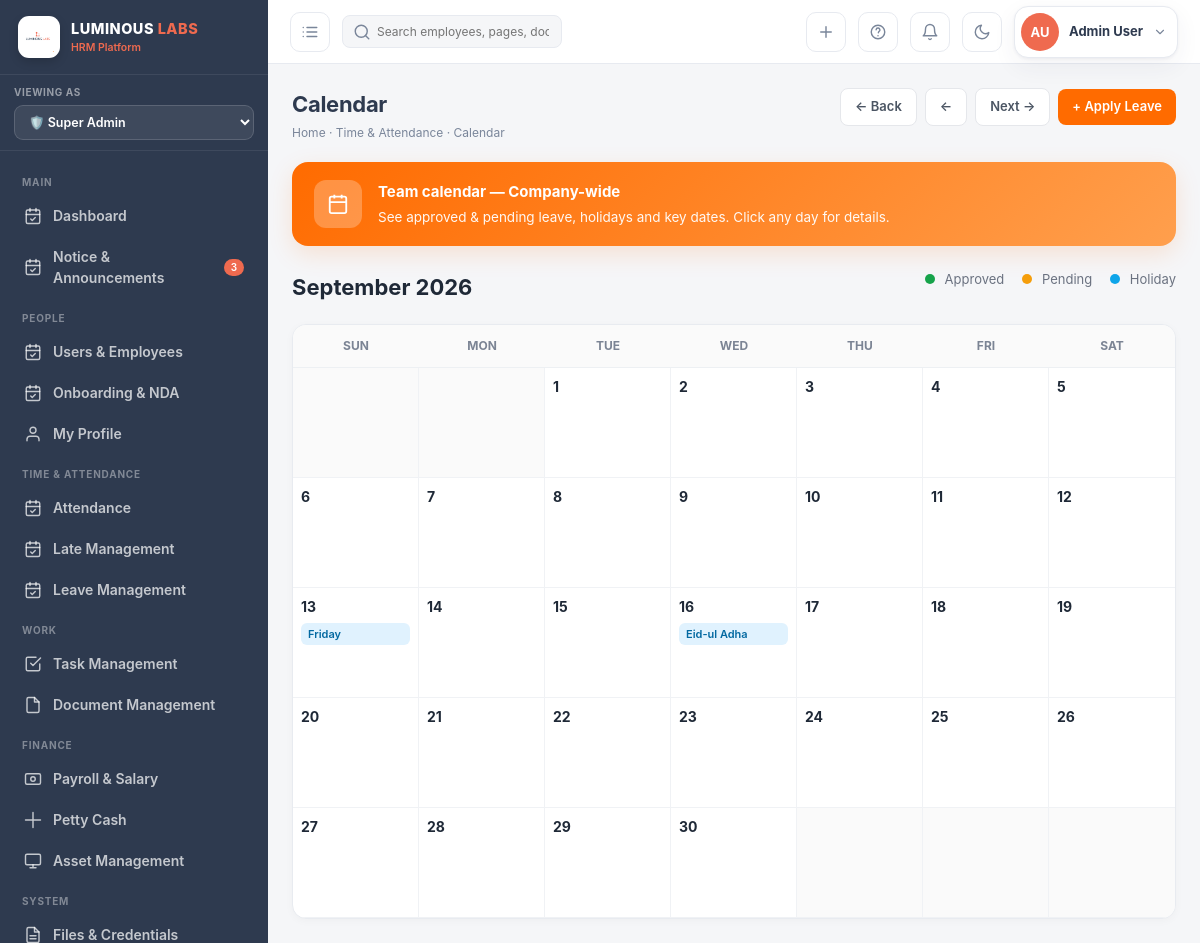
Screenshot of /calendar/?year=2026&month=9&view_role=super_admin (signed in) with the database file from the repository.
### hrm_app/models.py (models this page shows, shortened)
class User(AbstractUser):
    role = models.CharField(max_length=20, choices=Role.choices, default=Role.EMPLOYEE)
    groups = models.ManyToManyField(Group, related_name='hrm_users', blank=True)
    user_permissions = models.ManyToManyField(
        Permission,
        related_name='hrm_user_permissions',
        blank=True,
    )

class Employee(models.Model):
    STATUS_CHOICES = [
        ('Active',    'Active'),
        ('On Leave',  'On Leave'),
        ('Probation', 'Probation'),
        ('Inactive',  'Inactive'),
    ]
    user        = models.OneToOneField(User, on_delete=models.CASCADE, related_name='employee')
    emp_id      = models.CharField(max_length=20, unique=True)
    phone       = models.CharField(max_length=20, blank=True)
    department  = models.ForeignKey(Department, null=True, on_delete=models.SET_NULL)
    designation = models.ForeignKey(Designation, null=True, on_delete=models.SET_NULL)
    shift       = models.ForeignKey(Shift, null=True, blank=True, on_delete=models.SET_NULL)
    join_date   = models.DateField(default=timezone.now)
    status      = models.CharField(max_length=20, choices=STATUS_CHOICES, default='Active')
    salary      = models.DecimalField(max_digits=10, decimal_places=2, default=0)
    avatar_color = models.CharField(max_length=10, default='#ef6a4f')
    avatar_initials = models.CharField(max_length=4, blank=True)
    address     = models.TextField(blank=True)
    nid         = models.CharField(max_length=30, blank=True, verbose_name='NID / Passport')
    blood_group = models.CharField(max_length=5, blank=True)
    emergency_contact = models.CharField(max_length=100, blank=True)
    class Meta:
        ordering = ['emp_id']

class Holiday(models.Model):
    TYPE_CHOICES = [('Public', 'Public'), ('Religious', 'Religious'), ('Optional', 'Optional')]
    date  = models.DateField(unique=True)
    name  = models.CharField(max_length=200)
    htype = models.CharField(max_length=15, choices=TYPE_CHOICES, default='Public')
    class Meta:
        ordering = ['date']

### hrm_app/views.py (the view, shortened to what this page needs)
# urls.py: path('calendar/', views.calendar_view, name='calendar_view'),
@login_required
def calendar_view(request):
    if not has_permission(request.user, "calendar", "view"):
        messages.error(request, "You don't have permission to access Calendar.")
        return redirect("dashboard")
    today = date.today()
    month = int(request.GET.get('month', today.month))
    year  = int(request.GET.get('year', today.year))
    if month < 1:
        month = 12
        year -= 1
    elif month > 12:
        month = 1
        year += 1
    if month == 1:
        prev_month, prev_year = 12, year - 1
    else:
        prev_month, prev_year = month - 1, year
    if month == 12:
        next_month, next_year = 1, year + 1
    else:
        next_month, next_year = month + 1, year
    leaves = LeaveRequest.objects.filter(
        status__in=['Approved', 'Pending'],
        from_date__year=year,
        from_date__month=month
    ).select_related('employee__user')
    holidays = Holiday.objects.filter(date__year=year, date__month=month)
    cal = calendar.Calendar(firstweekday=6)  # Sunday first
    month_days = []
    for week in cal.monthdayscalendar(year, month):
        week_data = []
        for day in week:
            if day == 0:
                week_data.append({'day': 0})
                continue
            day_leaves = []
            day_holidays = [
                {'name': h.name}
                for h in holidays
                if h.date.day == day
            ]
            week_data.append({
                'day': day,
                'is_today': (day == today.day and month == today.month and year == today.year),
                'leaves': day_leaves,
                'holidays': day_holidays,
            })
        month_days.append(week_data)
    return render(request, 'hrm/calendar.html', _ctx(
        request,
        month=month,
        year=year,
        month_name=calendar.month_name[month],
        prev_month=prev_month,
        prev_year=prev_year,
        next_month=next_month,
        next_year=next_year,
        month_days=month_days,
    ))

### hrm_app/templates/hrm/calendar.html (shortened to what this page needs)
{% extends 'hrm/base.html' %}
{% block content %}
<div class="page-head">
  <div>
    <h1>Calendar</h1>
    <div class="crumb">Home · Time & Attendance · Calendar</div>
  </div>
  <div class="cal-nav">
    <a href="javascript:history.back()">← Back</a>
    <a href="?year={{ prev_year }}&month={{ prev_month }}{% if view_role %}&view_role={{ view_role }}{% endif %}">←</a>
    <a href="?year={{ next_year }}&month={{ next_month }}{% if view_role %}&view_role={{ view_role }}{% endif %}">Next →</a>
    <a href="{% url 'leave_apply' %}{% if view_role %}?view_role={{ view_role }}{% endif %}" class="btn-apply">+ Apply Leave</a>
  </div>
</div>
<div class="cal-banner">
  <div class="cal-banner-icon">
    <svg width="22" height="22" viewBox="0 0 24 24" fill="none" stroke="currentColor" stroke-width="2">
      <rect x="3" y="4" width="18" height="18" rx="2"/>
      <path d="M16 2v4M8 2v4M3 10h18"/>
    </svg>
  </div>
  <div>
    <div style="font-weight:700; font-size:15px;">Team calendar — Company-wide</div>
    <div style="font-size:13.5px; opacity:0.95; margin-top:3px;">
      See approved & pending leave, holidays and key dates. Click any day for details.
    </div>
  </div>
</div>
<div class="cal-top">
  <div class="cal-month-title">{{ month_name }} {{ year }}</div>
  <div class="cal-legend">
    <span><span class="legend-dot" style="background:#16a34a"></span> Approved</span>
    <span><span class="legend-dot" style="background:#f59e0b"></span> Pending</span>
    <span><span class="legend-dot" style="background:#0ea5e9"></span> Holiday</span>
  </div>
</div>
<div class="calendar-grid">
  <div class="cal-weekdays">
    <div class="cal-weekday">Sun</div>
    <div class="cal-weekday">Mon</div>
    <div class="cal-weekday">Tue</div>
    <div class="cal-weekday">Wed</div>
    <div class="cal-weekday">Thu</div>
    <div class="cal-weekday">Fri</div>
    <div class="cal-weekday">Sat</div>
  </div>
  <div class="cal-days">
    {% for week in month_days %}
      {% for day in week %}
        <div class="cal-day {% if day.day == 0 %}empty{% endif %} {% if day.is_today %}today{% endif %}">
          {% if day.day != 0 %}
            <div class="day-number">{{ day.day }}</div>
            {% for holiday in day.holidays %}
              <div class="leave-chip leave-holiday">
                {{ holiday.name }}
              </div>
            {% endfor %}
          {% endif %}
        </div>
      {% endfor %}
    {% endfor %}
  </div>
</div>
{% endblock %}

### hrm_app/templates/hrm/base.html (shortened to what this page needs)
{% load static %}
<!DOCTYPE html>
<html lang="en">
<head>
</head>
<body>
<div class="app">
  <aside class="sidebar" id="sidebar">
    <div class="brand">
      <div class="logobox">
        <img src="{% static 'logo.png' %}" alt="Luminous Labs" style="width:30px;height:30px">
      </div>
      <div><b>LUMINOUS <span style="color:var(--brand)">LABS</span></b><small>HRM Platform</small></div>
    </div>
    <div class="rolebar">
      <small>Viewing as</small>
      <select id="roleSwitcher" onchange="switchRole(this.value)">
        <option value="super_admin" {% if view_role == 'super_admin' %}selected{% endif %}>🛡️ Super Admin</option>
      </select>
    </div>
<nav class="nav">
{% block nav %}
{% with current_url=request.resolver_match.url_name %}
{% if view_role == 'super_admin' %}
  {% if user.role == "super_admin" or 'dashboard' in allowed_menus %}
  <div class="group">Main</div>
  <a class="item {% if current_url == 'dashboard' %}active{% endif %}" href="{% url 'dashboard' %}{% if view_role %}?view_role={{ view_role }}{% endif %}">
    <svg class="ico" viewBox="0 0 24 24"><rect x="3" y="4" width="18" height="18" rx="2"/><path d="M16 2v4M8 2v4M3 10h18"/><path d="M9 16l2 2 4-4"/></svg>
    Dashboard
  </a>
  {% endif %}
  {% if user.role == "super_admin" or 'notice' in allowed_menus %}
  <a class="item {% if 'notice' in current_url %}active{% endif %}" href="{% url 'notice_list' %}{% if view_role %}?view_role={{ view_role }}{% endif %}">
    <svg class="ico" viewBox="0 0 24 24"><rect x="3" y="4" width="18" height="18" rx="2"/><path d="M16 2v4M8 2v4M3 10h18"/><path d="M9 16l2 2 4-4"/></svg>
    Notice & Announcements
    <span class="badge">{{ unread_notices|default:3 }}</span>
  </a>
  {% endif %}
  {% if user.role == "super_admin" or 'users' in allowed_menus or 'onboarding' in allowed_menus or 'profile' in allowed_menus %}
  <div class="group">People</div>
  {% endif %}
  {% if user.role == "super_admin" or 'users' in allowed_menus %}
  <a class="item {% if current_url == 'user_list' %}active{% endif %}" href="{% url 'user_list' %}{% if view_role %}?view_role={{ view_role }}{% endif %}">
    <svg class="ico" viewBox="0 0 24 24"><rect x="3" y="4" width="18" height="18" rx="2"/><path d="M16 2v4M8 2v4M3 10h18"/><path d="M9 16l2 2 4-4"/></svg>
    Users & Employees
  </a>
  {% endif %}
  {% if user.role == "super_admin" or 'onboarding' in allowed_menus %}
  <a class="item {% if current_url == 'onboarding_list' %}active{% endif %}" href="{% url 'onboarding_list' %}{% if view_role %}?view_role={{ view_role }}{% endif %}">
    <svg class="ico" viewBox="0 0 24 24"><rect x="3" y="4" width="18" height="18" rx="2"/><path d="M16 2v4M8 2v4M3 10h18"/><path d="M9 16l2 2 4-4"/></svg>
    Onboarding & NDA
  </a>
  {% endif %}
  {% if user.role == "super_admin" or 'profile' in allowed_menus %}
  <a class="item {% if current_url == 'my_profile' or current_url == 'user_detail' and is_my_profile %}active{% endif %}" href="{% url 'my_profile' %}{% if view_role %}?view_role={{ view_role }}{% endif %}">
    <svg class="ico" viewBox="0 0 24 24"><path d="M20 21v-2a4 4 0 00-4-4H8a4 4 0 00-4 4v2"/><circle cx="12" cy="7" r="4"/></svg>
    My Profile
  </a>
  {% endif %}
  {% if user.role == "super_admin" or 'attendance' in allowed_menus or 'late' in allowed_menus or 'leave' in allowed_menus %}
  <div class="group">Time & Attendance</div>
  {% endif %}
  {% if user.role == "super_admin" or 'attendance' in allowed_menus %}
  <a class="item {% if current_url == 'attendance_list' %}active{% endif %}" href="{% url 'attendance_list' %}{% if view_role %}?view_role={{ view_role }}{% endif %}">
    <svg class="ico" viewBox="0 0 24 24"><rect x="3" y="4" width="18" height="18" rx="2"/><path d="M16 2v4M8 2v4M3 10h18"/><path d="M9 16l2 2 4-4"/></svg>
    Attendance
  </a>
  {% endif %}
  {% if user.role == "super_admin" or 'late' in allowed_menus %}
  <a class="item {% if current_url == 'late_list' %}active{% endif %}" href="{% url 'late_list' %}{% if view_role %}?view_role={{ view_role }}{% endif %}">
    <svg class="ico" viewBox="0 0 24 24"><rect x="3" y="4" width="18" height="18" rx="2"/><path d="M16 2v4M8 2v4M3 10h18"/><path d="M9 16l2 2 4-4"/></svg>
    Late Management
  </a>
  {% endif %}
  {% if user.role == "super_admin" or 'leave' in allowed_menus %}
  <a class="item {% if current_url == 'leave_list' %}active{% endif %}" href="{% url 'leave_list' %}{% if view_role %}?view_role={{ view_role }}{% endif %}">
    <svg class="ico" viewBox="0 0 24 24"><rect x="3" y="4" width="18" height="18" rx="2"/><path d="M16 2v4M8 2v4M3 10h18"/><path d="M9 16l2 2 4-4"/></svg>
    Leave Management
  </a>
  {% endif %}
  {% if user.role == "super_admin" or 'tasks' in allowed_menus or 'documents' in allowed_menus %}
  <div class="group">Work</div>
  {% endif %}
  {% if user.role == "super_admin" or 'tasks' in allowed_menus %}
  <a class="item {% if current_url == 'task_list' %}active{% endif %}" href="{% url 'task_list' %}{% if view_role %}?view_role={{ view_role }}{% endif %}">
    <svg class="ico" viewBox="0 0 24 24"><path d="M9 11l3 3L22 4"/><path d="M21 12v7a2 2 0 01-2 2H5a2 2 0 01-2-2V5a2 2 0 012-2h11"/></svg>
    Task Management
  </a>
  {% endif %}
  {% if user.role == "super_admin" or 'documents' in allowed_menus %}
  <a class="item {% if current_url == 'document_list' %}active{% endif %}" href="{% url 'document_list' %}{% if view_role %}?view_role={{ view_role }}{% endif %}">
    <svg class="ico" viewBox="0 0 24 24"><path d="M14 2H6a2 2 0 00-2 2v16a2 2 0 002 2h12a2 2 0 002-2V8z"/><path d="M14 2v6h6"/></svg>
    Document Management
  </a>
  {% endif %}
  {% if user.role == "super_admin" or 'salary' in allowed_menus or 'petty_cash' in allowed_menus or 'assets' in allowed_menus %}
  <div class="group">Finance</div>
  {% endif %}
  {% if user.role == "super_admin" or 'salary' in allowed_menus %}
  <a class="item {% if current_url == 'salary_list' %}active{% endif %}" href="{% url 'salary_list' %}{% if view_role %}?view_role={{ view_role }}{% endif %}">
    <svg class="ico" viewBox="0 0 24 24"><rect x="2" y="5" width="20" height="14" rx="2"/><circle cx="12" cy="12" r="3"/></svg>
    Payroll & Salary
  </a>
  {% endif %}
  {% if user.role == "super_admin" or 'petty_cash' in allowed_menus %}
  <a class="item {% if current_url == 'petty_cash' %}active{% endif %}" href="{% url 'petty_cash' %}{% if view_role %}?view_role={{ view_role }}{% endif %}">
    <svg class="ico" viewBox="0 0 24 24"><path d="M12 2v20M2 12h20"/></svg>
    Petty Cash
  </a>
  {% endif %}
  {% if user.role == "super_admin" or 'assets' in allowed_menus %}
  <a class="item {% if current_url == 'asset_list' %}active{% endif %}" href="{% url 'asset_list' %}{% if view_role %}?view_role={{ view_role }}{% endif %}">
    <svg class="ico" viewBox="0 0 24 24"><rect x="2" y="3" width="20" height="14" rx="2"/><path d="M8 21h8M12 17v4"/></svg>
    Asset Management
  </a>
  {% endif %}
  {% if user.role == "super_admin" or 'files' in allowed_menus or 'configuration' in allowed_menus %}
  <div class="group">System</div>
  {% endif %}
  {% if user.role == "super_admin" or 'files' in allowed_menus %}
  <a class="item {% if current_url == 'files_list' %}active{% endif %}" href="{% url 'files_list' %}{% if view_role %}?view_role={{ view_role }}{% endif %}">
    <svg class="ico" viewBox="0 0 24 24"><path d="M14 2H6a2 2 0 00-2 2v16a2 2 0 002 2h12a2 2 0 002-2V8z"/><path d="M14 2v6h6M16 13H8M16 17H8"/></svg>
    Files & Credentials
  </a>
  {% endif %}
{% endif %}
{% endwith %}
{% endblock %}
</nav>
  </aside>
  <div class="main">
    <header class="topbar">
      <button class="iconbtn" onclick="document.getElementById('sidebar').classList.toggle('open')" title="Menu">
        <svg class="ico" viewBox="0 0 24 24"><path d="M8 6h13M8 12h13M8 18h13M3 6h.01M3 12h.01M3 18h.01"/></svg>
      </button>
      <div class="search-wrap">
        <span class="si"><svg class="ico" viewBox="0 0 24 24"><circle cx="11" cy="11" r="8"/><path d="M21 21l-4.35-4.35"/></svg></span>
        <input placeholder="Search employees, pages, documents…" id="globalSearch" onkeydown="if(event.key==='Enter'){window.location='/employees/?q='+this.value}">
      </div>
      <button class="iconbtn" onclick="quickCreate()" title="Quick create">
        <svg class="ico" viewBox="0 0 24 24"><path d="M12 5v14M5 12h14"/></svg>
      </button>
      <a class="iconbtn" href="{% url 'user_guide_faq' %}{% if view_role %}?view_role={{ view_role }}{% endif %}" title="Help & FAQ">
        <svg class="ico" viewBox="0 0 24 24"><circle cx="12" cy="12" r="9"/><path d="M9.5 9a2.5 2.5 0 115 .5c0 1.5-2 1.5-2 3.5"/><path d="M12 17h.01"/></svg>
      </a>
      <a class="iconbtn" href="{% url 'notice_list' %}{% if view_role %}?view_role={{ view_role }}{% endif %}" title="Notifications">
        <svg class="ico" viewBox="0 0 24 24"><path d="M18 8a6 6 0 00-12 0c0 7-3 9-3 9h18s-3-2-3-9"/><path d="M13.73 21a2 2 0 01-3.46 0"/></svg>
      </a>
      <button class="iconbtn" onclick="toggleTheme()" title="Toggle dark mode">
        <svg class="ico" viewBox="0 0 24 24"><path d="M21 12.79A9 9 0 1111.21 3 7 7 0 0021 12.79z"/></svg>
      </button>
      <div class="profile-wrap" id="profileMenuWrap">
        <button type="button" class="profile-trigger" onclick="toggleProfileMenu()" aria-haspopup="true" aria-expanded="false">
          <div class="avatar {% if user.role == 'manager' or view_role == 'manager' %}avatar-blue{% elif user.role == 'employee' or view_role == 'employee' %}avatar-green{% else %}avatar-brand{% endif %}" title="{{ user.get_full_name|default:user.username }}">{{ user.employee.avatar_initials|default:user.username|slice:":2"|upper }}</div>
          <div class="profile-meta">
            <span class="profile-name">{{ user.get_full_name|default:user.username }}</span>
          </div>
          <svg class="ico profile-caret" viewBox="0 0 24 24"><path d="M6 9l6 6 6-6"/></svg>
        </button>
      </div>
    </header>
    <main class="content">
      {% block content %}{% endblock %}
    </main>
  </div>
</div>
</body>
</html>

### rows the page displays
User: employee.avatar_initials "AU", get_full_name "Admin User"
Holiday: name "Friday"
Holiday: name "Eid-ul Adha"

### other values shown
{{ unread_notices|default:3 }} "3"
{{ month_name }} "September"
{{ year }} "2026"
{{ day.day }} "1" "2" "3" "4" "5" "6" "7" "8" "9" "10" "11" "12" "13" "14" "15" "16" "17" "18" "19" "20" "21" "22" "23" "24" "25" "26" "27" "28" "29" "30"
